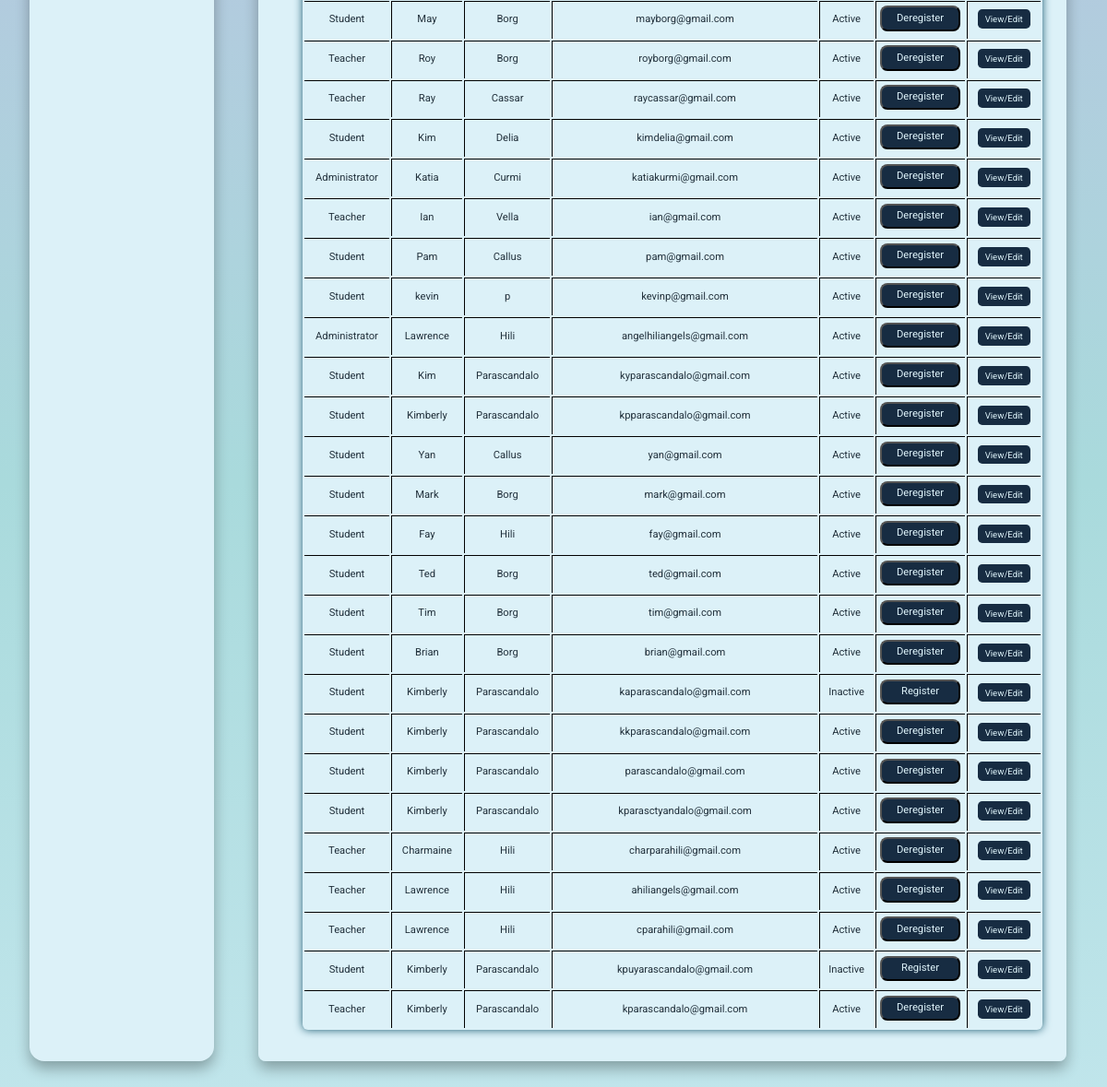
The app's page /registration_admin.php (signed in, lower part), older data.
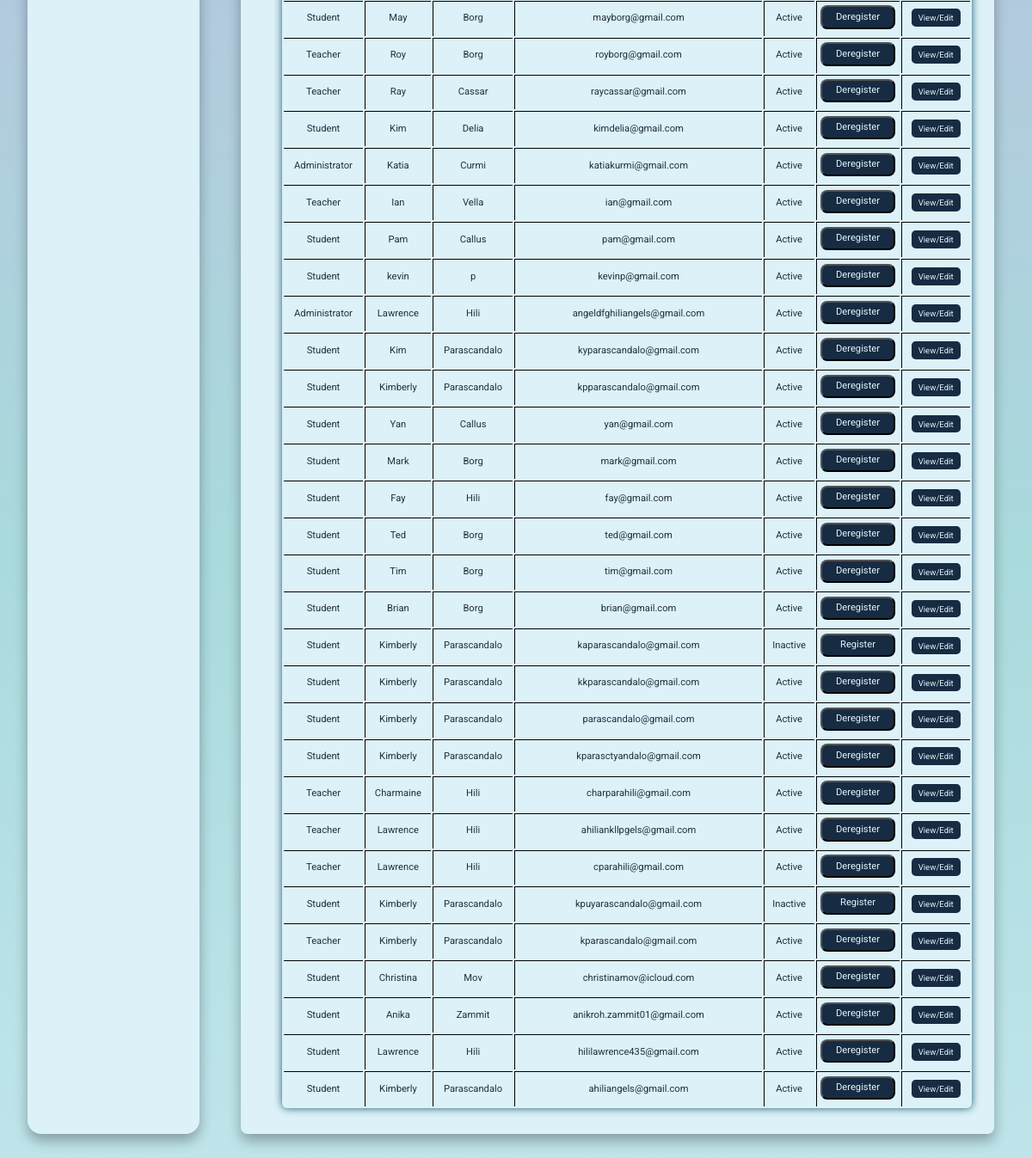
The same page, newer data.
### tables this page shows
CREATE TABLE `users` (
  `user_id` int(11) NOT NULL,
  `email` varchar(255) DEFAULT NULL,
  `password_hash` varchar(255) DEFAULT NULL,
  `first_name` varchar(255) DEFAULT NULL,
  `last_name` varchar(255) DEFAULT NULL,
  `date_of_birth` date DEFAULT NULL,
  `is_active` tinyint(1) DEFAULT 1,
  `created_at` datetime DEFAULT current_timestamp(),
  `profile_photo` varchar(255) DEFAULT NULL,
  `role_id` int(11) DEFAULT NULL,
  `institute_id` int(11) DEFAULT NULL,
  `is_independent` tinyint(1) NOT NULL,
  `must_change_password` tinyint(1) DEFAULT 1
);

CREATE TABLE `role` (
  `role_id` int(11) NOT NULL,
  `role_name` varchar(255) DEFAULT NULL
);

### includes/functions.php (called while the page is built, shortened)
<?PHP
function getUsers($conn){
   $sql = "SELECT users.*, role.role_name
            FROM users
            JOIN role ON users.role_id = role.role_id";
$stmt = mysqli_stmt_init($conn);
if(!mysqli_stmt_prepare($stmt, $sql)) {
    exit();
}
mysqli_stmt_execute($stmt);
$result = mysqli_stmt_get_result($stmt);
return $result;
}

### registration_admin.php (the view, shortened to what this page needs)
<?php
include "includes/nav.php";
require_once 'includes/users.php'
?>
<div class="container-fluid">
  <div class="row">
      <div class="col-lg-2 col-md-3 p-0">
          <?php include 'includes/menuadmin.php'; ?>
      </div>
    <div class="col-1"></div>
  <div class="col-lg-9 col-md-8">
      <div class="row">
        <div class="col-12">
            <div class="form_bg">
            <div class="row align-items-center">
<div class="col-lg-12 col-md-12 col-sm-12">
<table class="table_admin"  >
  <?php
 $result = getUsers($conn);
while($row = mysqli_fetch_assoc($result)){
  echo '<tr>';
  echo '<td>' . $row['role_name'] . '</td>';
  echo '<td>' . $row['first_name'] . '</td>';
  echo '<td>' . $row['last_name'] . '</td>';
  echo '<td>' . $row['email'] . '</td>';
  echo '<td>' . ($row['is_active'] ? 'Active' : 'Inactive') . '</td>';
  echo '<td class="text-center">';
  if ($row['is_active']) {
      echo '<button type="button"  class="button4" data-bs-toggle="modal" data-bs-target="#confirmModal"
              data-user-id="' . $row['user_id'] . '" data-action="inactivate">
              Deregister
            </button>';
  } else {
      echo '<button type="button" class="button4" data-bs-toggle="modal" data-bs-target="#confirmModal"
              data-user-id="' . $row['user_id'] . '" data-action="activate">
              Register
            </button>';
  }
  echo '</td>';
  echo '<td class="text-center">
          <a href="edit-registration.php?user_id=' . $row['user_id'] . '" class="button_table">View/Edit</a>
        </td>';
  echo '</tr>';
}
  ?>
                    </table>
                </div>
            </div>
        </div>
    </div>
</div>
</div>
</div>

### includes/nav.php (shortened to what this page needs)
<!DOCTYPE html>
<html lang="en">
<head>
    <link href="https://cdn.jsdelivr.net/npm/bootstrap@5.3.8/dist/css/bootstrap.min.css" rel="stylesheet">
 <link rel="stylesheet" href="css/style.css">
</head>
<body >
</body>
</html>

### includes/menuadmin.php (shortened to what this page needs)
<div class="offcanvas-md offcanvas-start sidebar col-lg-2" id="sidebarMenu">
<div class="col">
</div>
</div>

### css/style.css (style rules this page uses)
:root { --base-color: linear-gradient(to bottom, #babee0, #a9dadc, #ccebf3); --base-variant: #dcf1f8; --text-color: #23323d; --secondary-text: #1a5b71; --button-color: #172c42; --hover-button: #1a5b71; }
body { margin-top:2rem; padding: 0; min-height: 92vh; background: var(--base-color); background-attachment: fixed; font-family: Roboto, "Helvetica Neue", Helvetica, sans-serif; width: 100%; overflow: hidden; overflow-x: hidden; }
.sidebar { background-color: var(--base-variant); border-radius: 1rem; width: 100%; min-height: 75vh; max-width: 100%; margin-top: 1rem; margin-left: 2rem; margin-right: 1rem; box-shadow:0 8px 15px 0 #0000004d; position: relative; display: flex; overflow: auto; padding-top:2rem ; padding-left:1rem; padding-right: 1rem; z-index: 3; }
.offcanvas-md { background-color:var(--base-variant) !important; border-radius: 1rem; }
.form_bg { box-shadow:0 8px 15px 0 #0000004d; color: var(--secondary-text); border-radius: .5rem; background-color: var(--base-variant); width: 100%; margin-top: 1rem; margin-left: -2rem; min-height: 75vh; max-height: 75vh; padding: 1rem; text-align: center; overflow-y: auto; overflow-x: auto; display: flex; flex-direction: column; justify-content: top; }
.table_admin { color: var(--text-color); }
td { text-align: center; width: 1rem; }
.button4 { width: 100% !important; text-decoration: none; color: var( --base-variant); border-radius: .5rem; margin-bottom: .2rem; padding: .2rem .5rem .2rem .5rem; background-color:var(--button-color); }
.button_table { font-size: .6rem; text-decoration: none; color: var( --base-variant); background-color:var(--button-color); border-radius: .3rem; padding: .3rem .5rem .3rem .5rem; align-content: center !important; width: 100vh !important; }
table { border-collapse:separate; border-radius:6px; margin: 2rem; box-shadow: 0 0 10px var(--secondary-text); padding: 0%; width: 95% !important; }
td { padding: .3rem; font-size: .7rem; }
td:first-child, th:first-child { border-left: none; }

Row changes from the older to the newer data that the page shows:
changed users: email "angelhiliangels@gmail.com" → "angeldfghiliangels@gmail.com"
changed users: email "ahiliangels@gmail.com" → "ahiliankllpgels@gmail.com"
added users: role.role_name "Student", first_name "Christina", last_name "Mov", email "christinamov@icloud.com", is_active "Active"
added users: role.role_name "Student", first_name "Anika", last_name "Zammit", email "anikroh.zammit01@gmail.com", is_active "Active"
added users: role.role_name "Student", first_name "Lawrence", last_name "Hili", email "hililawrence435@gmail.com", is_active "Active"
added users: role.role_name "Student", first_name "Kimberly", last_name "Parascandalo", email "ahiliangels@gmail.com", is_active "Active"
